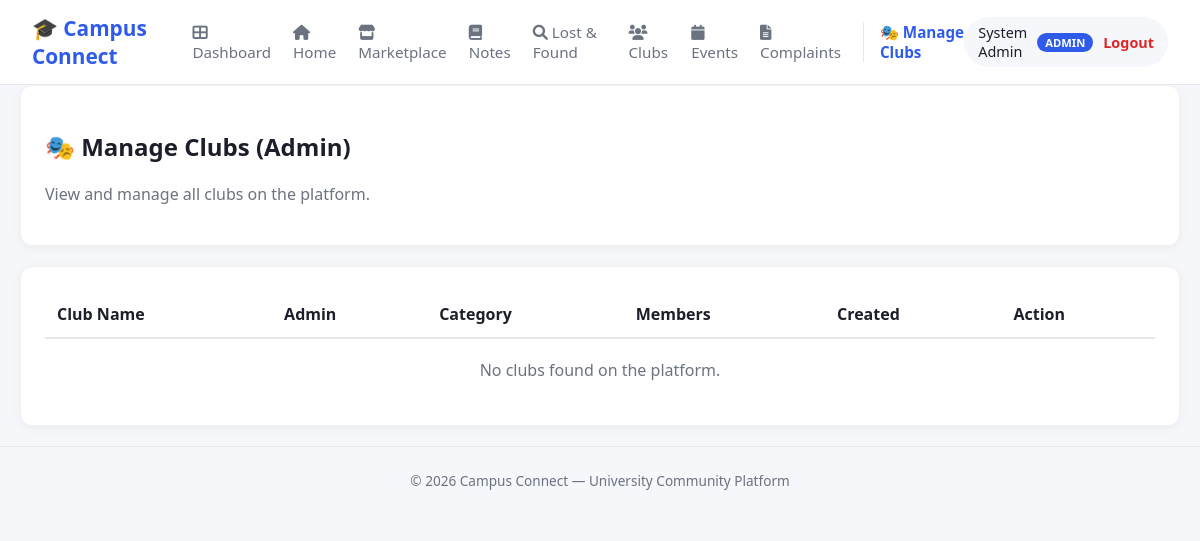
The app's page /modules/clubs/manage.php (signed in), older data.
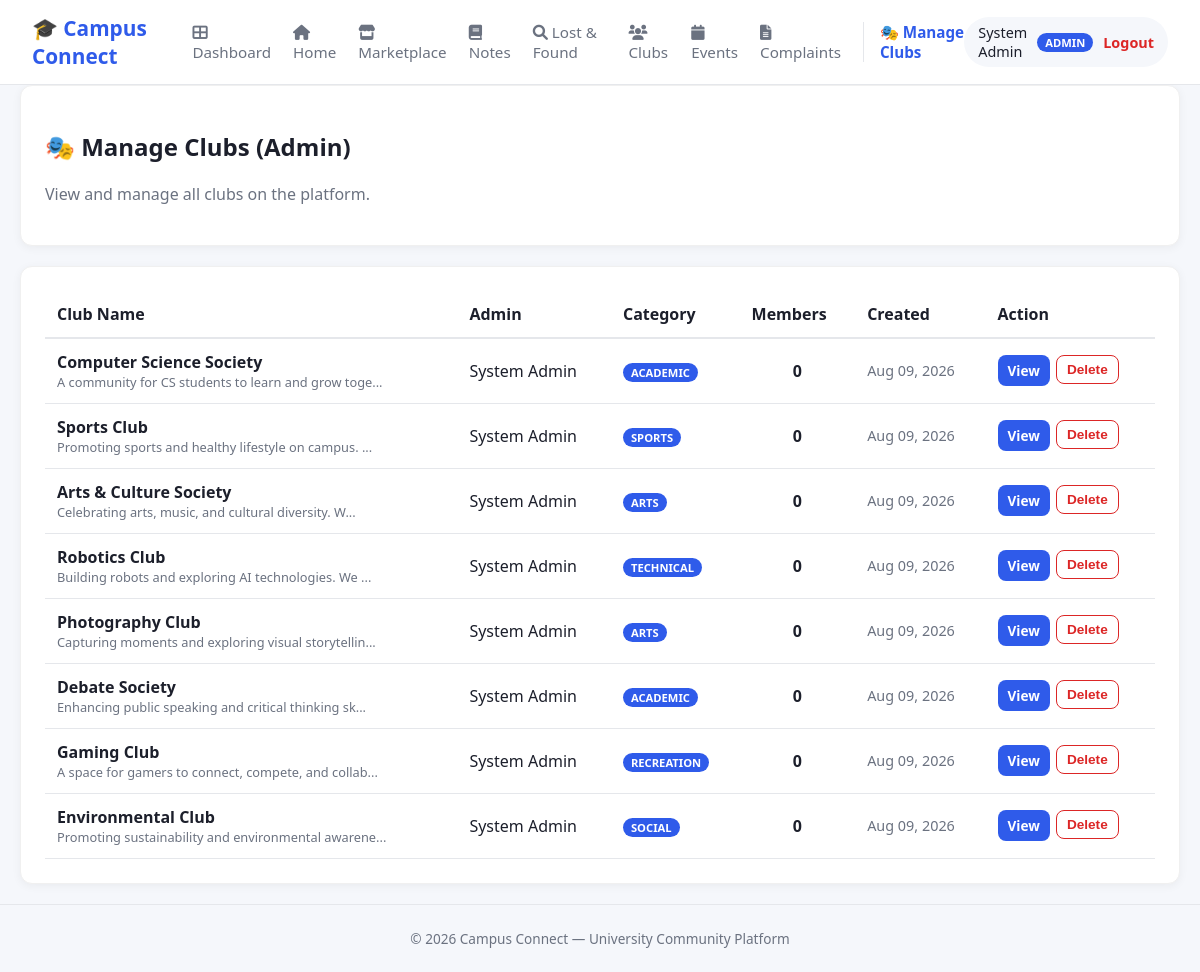
The same page, newer data.
### tables this page shows
CREATE TABLE clubs (
    club_id INT AUTO_INCREMENT PRIMARY KEY,
    club_admin_id INT NOT NULL,
    name VARCHAR(150) NOT NULL,
    description TEXT,
    category VARCHAR(80),
    logo_path VARCHAR(255) DEFAULT NULL,
    created_at TIMESTAMP DEFAULT CURRENT_TIMESTAMP,
    FOREIGN KEY (club_admin_id) REFERENCES users(user_id) ON DELETE CASCADE
);

CREATE TABLE users (
    user_id INT AUTO_INCREMENT PRIMARY KEY,
    full_name VARCHAR(100) NOT NULL,
    email VARCHAR(150) NOT NULL UNIQUE,
    password_hash VARCHAR(255) NOT NULL,
    role ENUM('student', 'club_admin', 'admin') NOT NULL DEFAULT 'student',
    university_id VARCHAR(50) DEFAULT NULL,
    department VARCHAR(100) DEFAULT NULL,
    semester VARCHAR(20) DEFAULT NULL,
    profile_image VARCHAR(255) DEFAULT NULL,
    status ENUM('active', 'suspended') NOT NULL DEFAULT 'active',
    created_at TIMESTAMP DEFAULT CURRENT_TIMESTAMP,
    updated_at TIMESTAMP DEFAULT CURRENT_TIMESTAMP ON UPDATE CURRENT_TIMESTAMP
);

### modules/clubs/manage.php (the view, shortened to what this page needs)
<?php
require_once '../../config/db.php';
$clubs = $conn->query("
    SELECT c.club_id, c.name, c.description, c.category, c.logo_path, c.created_at, u.full_name AS admin_name,
           (SELECT COUNT(*) FROM club_members cm WHERE cm.club_id=c.club_id AND cm.status='approved') AS member_count
    FROM clubs c
    JOIN users u ON u.user_id = c.club_admin_id
    ORDER BY c.created_at DESC
");
include '../../includes/header.php';
?>
<div class="page-container">
    <div class="card">
        <h2>🎭 Manage Clubs (Admin)</h2>
        <p style="color:var(--text-muted);">View and manage all clubs on the platform.</p>
    </div>
    <div class="card">
        <div style="overflow-x:auto;">
            <table style="width:100%; border-collapse:collapse;">
                <thead style="border-bottom:2px solid var(--border);">
                    <tr style="text-align:left;">
                        <th style="padding:12px; font-weight:bold;">Club Name</th>
                        <th style="padding:12px; font-weight:bold;">Admin</th>
                        <th style="padding:12px; font-weight:bold;">Category</th>
                        <th style="padding:12px; font-weight:bold;">Members</th>
                        <th style="padding:12px; font-weight:bold;">Created</th>
                        <th style="padding:12px; font-weight:bold;">Action</th>
                    </tr>
                </thead>
                <tbody>
                    <?php if ($clubs->num_rows === 0): ?>
                    <tr>
                        <td colspan="6" style="padding:20px; text-align:center; color:var(--text-muted);">
                            No clubs found on the platform.
                        </td>
                    </tr>
                    <?php else: ?>
                        <?php while ($c = $clubs->fetch_assoc()): ?>
                        <tr style="border-bottom:1px solid var(--border);">
                            <td style="padding:12px;">
                                <strong><?php echo htmlspecialchars($c['name']); ?></strong>
                                <div style="font-size:0.8rem; color:var(--text-muted);"><?php echo htmlspecialchars(substr($c['description'] ?? '', 0, 50)); ?>...</div>
                            </td>
                            <td style="padding:12px;"><?php echo htmlspecialchars($c['admin_name']); ?></td>
                            <td style="padding:12px;"><span class="badge-role"><?php echo htmlspecialchars($c['category'] ?: 'General'); ?></span></td>
                            <td style="padding:12px; text-align:center;"><strong><?php echo (int)$c['member_count']; ?></strong></td>
                            <td style="padding:12px; color:var(--text-muted); font-size:0.9rem;"><?php echo date('M d, Y', strtotime($c['created_at'])); ?></td>
                            <td style="padding:12px;">
                                <div style="display:flex; gap:6px;">
                                    <a href="view.php?id=<?php echo $c['club_id']; ?>" class="btn btn-primary" style="padding:6px 10px; font-size:0.85rem;">View</a>
                                    <form method="POST" style="display:inline;" onsubmit="return confirm('Delete this club and all related data? This cannot be undone.');">
                                        <button type="submit" name="delete_club" class="btn btn-outline" style="padding:6px 10px; font-size:0.85rem; color:var(--danger); border-color:var(--danger);">Delete</button>
                                    </form>
                                </div>
                            </td>
                        </tr>
                        <?php endwhile; ?>
                    <?php endif; ?>
                </tbody>
            </table>
        </div>
    </div>
</div>
<?php include '../../includes/footer.php'; ?>

Row changes from the older to the newer data that the page shows:
added clubs: name "Computer Science Society", description "A community for CS students to learn and grow toge", club_admin.full_name "System Admin", category "ACADEMIC", member_count "0", created_at "Aug 09, 2026"
added clubs: name "Sports Club", description "Promoting sports and healthy lifestyle on campus.", club_admin.full_name "System Admin", category "SPORTS", member_count "0", created_at "Aug 09, 2026"
added clubs: name "Arts & Culture Society", description "Celebrating arts, music, and cultural diversity. W", club_admin.full_name "System Admin", category "ARTS", member_count "0", created_at "Aug 09, 2026"
added clubs: name "Robotics Club", description "Building robots and exploring AI technologies. We", club_admin.full_name "System Admin", category "TECHNICAL", member_count "0", created_at "Aug 09, 2026"
added clubs: name "Photography Club", description "Capturing moments and exploring visual storytellin", club_admin.full_name "System Admin", category "ARTS", member_count "0", created_at "Aug 09, 2026"
added clubs: name "Debate Society", description "Enhancing public speaking and critical thinking sk", club_admin.full_name "System Admin", category "ACADEMIC", member_count "0", created_at "Aug 09, 2026"
added clubs: name "Gaming Club", description "A space for gamers to connect, compete, and collab", club_admin.full_name "System Admin", category "RECREATION", member_count "0", created_at "Aug 09, 2026"
added clubs: name "Environmental Club", description "Promoting sustainability and environmental awarene", club_admin.full_name "System Admin", category "SOCIAL", member_count "0", created_at "Aug 09, 2026"
Text that changed along with them:
text no longer shown: "No clubs found on the platform."
